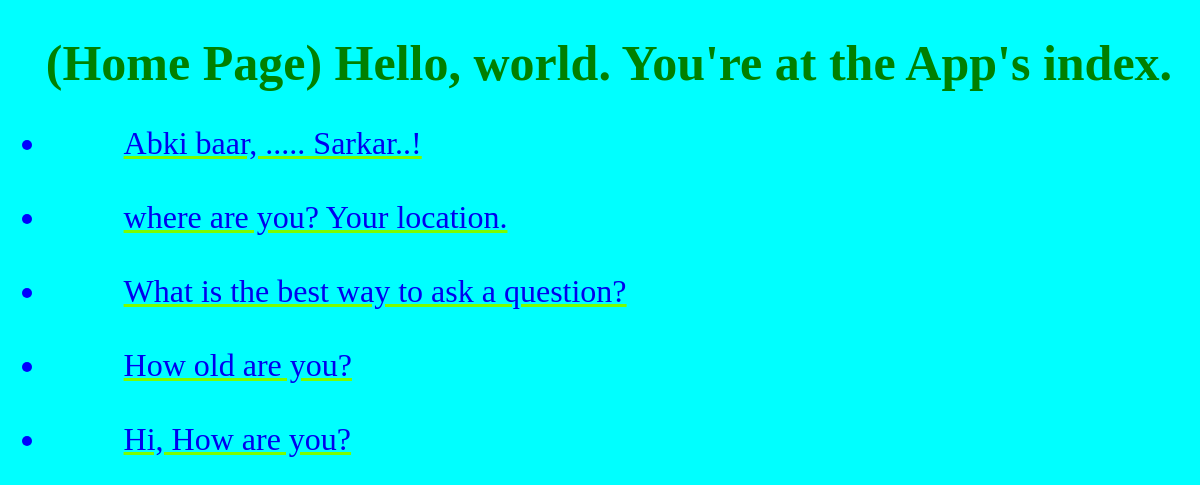
The app's page /app/ with its own data.
### app/models.py (models this page shows, shortened)
class Question(models.Model):
    question_text = models.CharField(max_length=200)
    pub_date = models.DateTimeField('date published')

### app/views.py (the view)
# urls.py: path('', views.IndexView.as_view(), name='index'),
class IndexView(generic.ListView):
    template_name = 'app/index.html'
    context_object_name = 'latest_question_list'
    def get_queryset(self):
        return Question.objects.order_by('-pub_date')[:5]

### templates/app/index.html
{% extends './base.html' %}
{% block content %}
    <h1 id="main_header">(Home Page) Hello, world. You're at the App's index.</h1>
    <ul class="question_list">
    {% if latest_question_list %}
        {% for question in latest_question_list %}
            <li><a href="{% url 'app:detail' question.id %}">
                    {{ question.question_text }}</a> </li>
            <br>
        {% endfor %}
    {% else %}
        <p>No App(Question list) are available.</p>
    {% endif %}
    </ul>
{% endblock %}

### static/app/style.css (style rules this page uses)
body { background-color: cyan; padding-top: initial; text-indent: initial; text-align: left; font-size: 32px; }
a { text-decoration-color: lawngreen; }
ul { color: blue; }
.question_list { text-indent: 2cm; color: blue; }
h1 { color: green; font-size: 50px; font-weight: bold; font-family: verdana; }
#main_header { text-indent: 1cm; }

### records on screen
Question: question_text "Abki baar, ..... Sarkar..!"
Question: question_text "where are you? Your location."
Question: question_text "What is the best way to ask a question?"
Question: question_text "How old are you?"
Question: question_text "Hi, How are you?"
